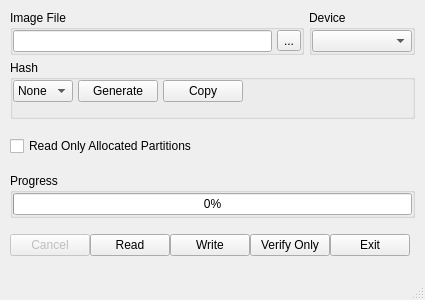
<?xml version="1.0" encoding="UTF-8"?>
<ui version="4.0">
 <class>MainWindow</class>
 <widget class="QMainWindow" name="MainWindow">
  <property name="geometry">
   <rect>
    <x>0</x>
    <y>0</y>
    <width>425</width>
    <height>300</height>
   </rect>
  </property>
  <property name="minimumSize">
   <size>
    <width>425</width>
    <height>300</height>
   </size>
  </property>
  <property name="acceptDrops">
   <bool>true</bool>
  </property>
  <property name="windowTitle">
   <string>Win32 Disk Imager</string>
  </property>
  <property name="windowIcon">
   <iconset resource="res.qrc">
    <normaloff>:/images/Win32DiskImager.png</normaloff>:/images/Win32DiskImager.png</iconset>
  </property>
  <widget class="QWidget" name="centralwidget">
   <layout class="QVBoxLayout" name="verticalLayout_4">
    <property name="spacing">
     <number>5</number>
    </property>
    <property name="leftMargin">
     <number>10</number>
    </property>
    <property name="topMargin">
     <number>10</number>
    </property>
    <property name="rightMargin">
     <number>10</number>
    </property>
    <property name="bottomMargin">
     <number>10</number>
    </property>
    <item>
     <widget class="QWidget" name="widget_3" native="true">
      <layout class="QHBoxLayout" name="_4">
       <property name="spacing">
        <number>5</number>
       </property>
       <property name="leftMargin">
        <number>0</number>
       </property>
       <property name="topMargin">
        <number>0</number>
       </property>
       <property name="rightMargin">
        <number>0</number>
       </property>
       <property name="bottomMargin">
        <number>0</number>
       </property>
       <item>
        <widget class="QGroupBox" name="groupBox">
         <property name="title">
          <string>Image File</string>
         </property>
         <layout class="QHBoxLayout">
          <property name="spacing">
           <number>5</number>
          </property>
          <property name="leftMargin">
           <number>0</number>
          </property>
          <property name="topMargin">
           <number>0</number>
          </property>
          <property name="rightMargin">
           <number>0</number>
          </property>
          <property name="bottomMargin">
           <number>0</number>
          </property>
          <item>
           <widget class="DroppableLineEdit" name="leFile"/>
          </item>
          <item>
           <widget class="QToolButton" name="tbBrowse">
            <property name="text">
             <string>...</string>
            </property>
            <property name="icon">
             <iconset resource="res.qrc">
              <normaloff>:/images/browse.png</normaloff>:/images/browse.png</iconset>
            </property>
           </widget>
          </item>
         </layout>
        </widget>
       </item>
       <item>
        <widget class="QGroupBox" name="groupBox_2">
         <property name="title">
          <string>Device</string>
         </property>
         <layout class="QHBoxLayout">
          <property name="spacing">
           <number>0</number>
          </property>
          <property name="leftMargin">
           <number>0</number>
          </property>
          <property name="topMargin">
           <number>0</number>
          </property>
          <property name="rightMargin">
           <number>0</number>
          </property>
          <property name="bottomMargin">
           <number>0</number>
          </property>
          <item>
           <widget class="QComboBox" name="cboxDevice">
            <property name="sizePolicy">
             <sizepolicy hsizetype="Fixed" vsizetype="Fixed">
              <horstretch>0</horstretch>
              <verstretch>0</verstretch>
             </sizepolicy>
            </property>
            <property name="minimumSize">
             <size>
              <width>100</width>
              <height>0</height>
             </size>
            </property>
           </widget>
          </item>
         </layout>
        </widget>
       </item>
      </layout>
     </widget>
    </item>
    <item>
     <widget class="QGroupBox" name="hashGroup">
      <property name="title">
       <string>Hash</string>
      </property>
      <layout class="QVBoxLayout" name="verticalLayout">
       <property name="spacing">
        <number>0</number>
       </property>
       <property name="leftMargin">
        <number>0</number>
       </property>
       <property name="topMargin">
        <number>0</number>
       </property>
       <property name="rightMargin">
        <number>0</number>
       </property>
       <property name="bottomMargin">
        <number>0</number>
       </property>
       <item>
        <widget class="QWidget" name="widget_2" native="true">
         <layout class="QHBoxLayout" name="horizontalLayout">
          <property name="spacing">
           <number>5</number>
          </property>
          <property name="leftMargin">
           <number>0</number>
          </property>
          <property name="topMargin">
           <number>0</number>
          </property>
          <property name="rightMargin">
           <number>0</number>
          </property>
          <property name="bottomMargin">
           <number>0</number>
          </property>
          <item>
           <widget class="QComboBox" name="cboxHashType">
            <property name="sizePolicy">
             <sizepolicy hsizetype="Preferred" vsizetype="Fixed">
              <horstretch>0</horstretch>
              <verstretch>0</verstretch>
             </sizepolicy>
            </property>
            <property name="maximumSize">
             <size>
              <width>65</width>
              <height>16777215</height>
             </size>
            </property>
            <property name="toolTip">
             <string>Select hash type for verification</string>
            </property>
            <item>
             <property name="text">
              <string>None</string>
             </property>
            </item>
           </widget>
          </item>
          <item>
           <widget class="QPushButton" name="bHashGen">
            <property name="sizePolicy">
             <sizepolicy hsizetype="Preferred" vsizetype="Fixed">
              <horstretch>0</horstretch>
              <verstretch>0</verstretch>
             </sizepolicy>
            </property>
            <property name="minimumSize">
             <size>
              <width>0</width>
              <height>21</height>
             </size>
            </property>
            <property name="toolTip">
             <string>Generate selected hash on file</string>
            </property>
            <property name="styleSheet">
             <string notr="true">padding: 0em .5em 0em .5em;</string>
            </property>
            <property name="text">
             <string>Generate</string>
            </property>
           </widget>
          </item>
          <item>
           <widget class="QPushButton" name="bHashCopy">
            <property name="sizePolicy">
             <sizepolicy hsizetype="Preferred" vsizetype="Fixed">
              <horstretch>0</horstretch>
              <verstretch>0</verstretch>
             </sizepolicy>
            </property>
            <property name="minimumSize">
             <size>
              <width>0</width>
              <height>21</height>
             </size>
            </property>
            <property name="toolTip">
             <string>Copy hash to clipboard</string>
            </property>
            <property name="styleSheet">
             <string notr="true">padding: 0em .5em 0em .5em;</string>
            </property>
            <property name="text">
             <string>Copy</string>
            </property>
           </widget>
          </item>
          <item>
           <spacer name="horizontalSpacer">
            <property name="orientation">
             <enum>Qt::Horizontal</enum>
            </property>
            <property name="sizeHint" stdset="0">
             <size>
              <width>40</width>
              <height>20</height>
             </size>
            </property>
           </spacer>
          </item>
         </layout>
        </widget>
       </item>
       <item>
        <widget class="QLabel" name="hashLabel">
         <property name="wordWrap">
          <bool>false</bool>
         </property>
         <property name="margin">
          <number>1</number>
         </property>
         <property name="textInteractionFlags">
          <set>Qt::LinksAccessibleByMouse|Qt::TextSelectableByMouse</set>
         </property>
        </widget>
       </item>
      </layout>
     </widget>
    </item>
    <item>
     <widget class="QWidget" name="widget_4" native="true">
      <layout class="QHBoxLayout" name="_2">
       <property name="spacing">
        <number>0</number>
       </property>
       <property name="leftMargin">
        <number>0</number>
       </property>
       <property name="topMargin">
        <number>0</number>
       </property>
       <property name="rightMargin">
        <number>0</number>
       </property>
       <property name="bottomMargin">
        <number>0</number>
       </property>
       <item>
        <widget class="QCheckBox" name="partitionCheckBox">
         <property name="sizePolicy">
          <sizepolicy hsizetype="Fixed" vsizetype="Fixed">
           <horstretch>0</horstretch>
           <verstretch>0</verstretch>
          </sizepolicy>
         </property>
         <property name="text">
          <string>Read Only Allocated Partitions</string>
         </property>
        </widget>
       </item>
       <item>
        <spacer name="horizontalSpacer_4">
         <property name="orientation">
          <enum>Qt::Horizontal</enum>
         </property>
         <property name="sizeHint" stdset="0">
          <size>
           <width>40</width>
           <height>20</height>
          </size>
         </property>
        </spacer>
       </item>
      </layout>
     </widget>
    </item>
    <item>
     <widget class="QGroupBox" name="groupBox_5">
      <property name="title">
       <string>Progress</string>
      </property>
      <layout class="QHBoxLayout" name="layout">
       <property name="spacing">
        <number>0</number>
       </property>
       <property name="leftMargin">
        <number>0</number>
       </property>
       <property name="topMargin">
        <number>0</number>
       </property>
       <property name="rightMargin">
        <number>0</number>
       </property>
       <property name="bottomMargin">
        <number>0</number>
       </property>
       <item>
        <widget class="QProgressBar" name="progressbar">
         <property name="value">
          <number>0</number>
         </property>
         <property name="textVisible">
          <bool>true</bool>
         </property>
         <property name="format">
          <string>%p%</string>
         </property>
        </widget>
       </item>
      </layout>
     </widget>
    </item>
    <item>
     <widget class="QWidget" name="widget" native="true">
      <layout class="QHBoxLayout" name="layout2">
       <property name="spacing">
        <number>0</number>
       </property>
       <property name="leftMargin">
        <number>0</number>
       </property>
       <property name="topMargin">
        <number>0</number>
       </property>
       <property name="rightMargin">
        <number>0</number>
       </property>
       <property name="bottomMargin">
        <number>0</number>
       </property>
       <item>
        <widget class="QPushButton" name="bCancel">
         <property name="enabled">
          <bool>false</bool>
         </property>
         <property name="sizePolicy">
          <sizepolicy hsizetype="Fixed" vsizetype="Fixed">
           <horstretch>0</horstretch>
           <verstretch>0</verstretch>
          </sizepolicy>
         </property>
         <property name="statusTip">
          <string>Cancel current process.</string>
         </property>
         <property name="text">
          <string>Cancel</string>
         </property>
        </widget>
       </item>
       <item>
        <widget class="QPushButton" name="bRead">
         <property name="sizePolicy">
          <sizepolicy hsizetype="Fixed" vsizetype="Fixed">
           <horstretch>0</horstretch>
           <verstretch>0</verstretch>
          </sizepolicy>
         </property>
         <property name="toolTip">
          <string/>
         </property>
         <property name="statusTip">
          <string>Read data from 'Device' to 'Image File'</string>
         </property>
         <property name="text">
          <string>Read</string>
         </property>
        </widget>
       </item>
       <item>
        <widget class="QPushButton" name="bWrite">
         <property name="sizePolicy">
          <sizepolicy hsizetype="Fixed" vsizetype="Fixed">
           <horstretch>0</horstretch>
           <verstretch>0</verstretch>
          </sizepolicy>
         </property>
         <property name="statusTip">
          <string>Write data from 'Image File' to 'Device'</string>
         </property>
         <property name="text">
          <string>Write</string>
         </property>
        </widget>
       </item>
       <item>
        <widget class="QPushButton" name="bVerify">
         <property name="sizePolicy">
          <sizepolicy hsizetype="Fixed" vsizetype="Fixed">
           <horstretch>0</horstretch>
           <verstretch>0</verstretch>
          </sizepolicy>
         </property>
         <property name="toolTip">
          <string>Verify the image file with the selected drive</string>
         </property>
         <property name="text">
          <string>Verify Only</string>
         </property>
        </widget>
       </item>
       <item>
        <widget class="QPushButton" name="bExit">
         <property name="sizePolicy">
          <sizepolicy hsizetype="Fixed" vsizetype="Fixed">
           <horstretch>0</horstretch>
           <verstretch>0</verstretch>
          </sizepolicy>
         </property>
         <property name="statusTip">
          <string>Exit Win32 Disk Imager</string>
         </property>
         <property name="text">
          <string>Exit</string>
         </property>
        </widget>
       </item>
      </layout>
     </widget>
    </item>
   </layout>
  </widget>
  <widget class="QStatusBar" name="statusbar"/>
 </widget>
 <customwidgets>
  <customwidget>
   <class>DroppableLineEdit</class>
   <extends>QLineEdit</extends>
   <header>droppablelineedit.h</header>
  </customwidget>
 </customwidgets>
 <resources>
  <include location="res.qrc"/>
 </resources>
 <connections/>
</ui>
